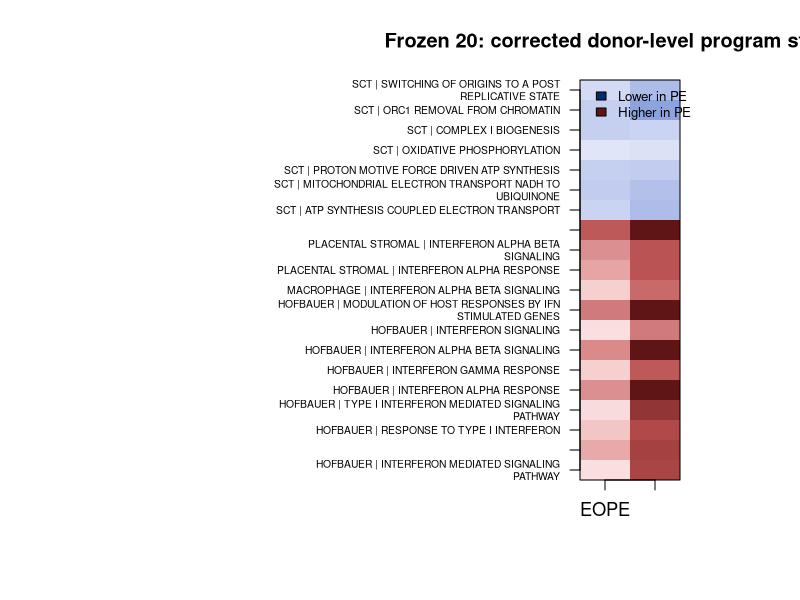
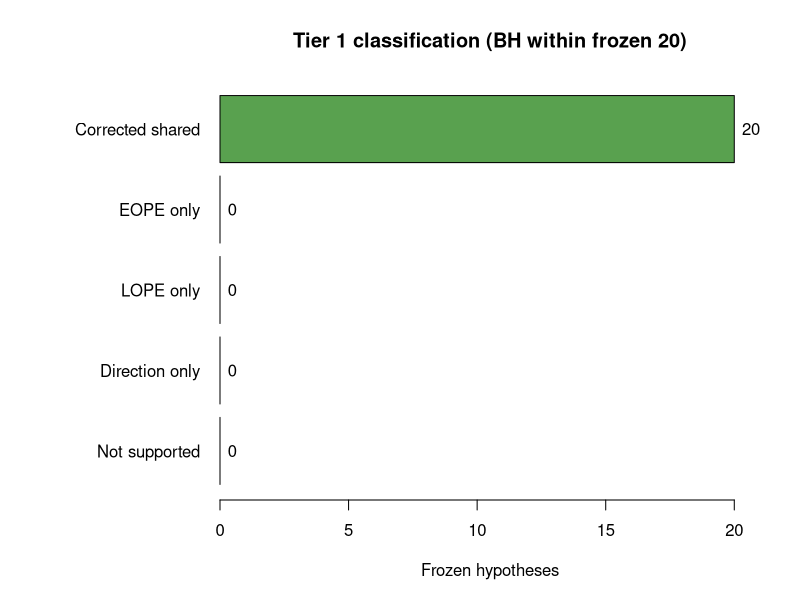
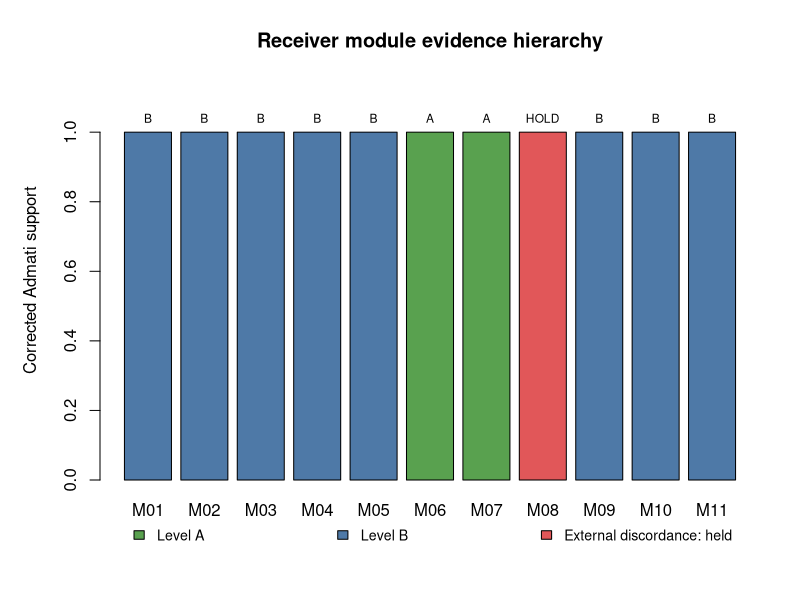

Generate these figures, in order, with R:
#!/usr/bin/env Rscript
suppressPackageStartupMessages(library(data.table))
args <- commandArgs(trailingOnly=TRUE)
root <- if(length(args)) normalizePath(args[1],winslash="/",mustWork=TRUE) else normalizePath(file.path(dirname(sub("^--file=","",commandArgs(FALSE)[grep("^--file=",commandArgs(FALSE))][1])),"../.."),winslash="/",mustWork=TRUE)
setwd(root)
out <- "results/02_phase2a2/figures"; dir.create(out,recursive=TRUE,showWarnings=FALSE)

t1 <- fread("results/02_phase2a2/corrected_analysis/frozen20_corrected_retest.csv")
short <- sub("^(GOBP|REACTOME|HALLMARK)_","",t1$gene_set)
short <- paste0(t1$celltype," | ",short)
short <- vapply(short,function(x)paste(strwrap(gsub("_"," ",x),width=48),collapse="\n"),character(1))
vals <- rbind(t1$corrected_effect_statistic_EOPE,t1$corrected_effect_statistic_LOPE)
lim <- quantile(abs(vals),.95,na.rm=TRUE); vals <- pmax(pmin(vals,lim),-lim)
cols <- hcl.colors(101,"Blue-Red 3")
png(file.path(out,"A_frozen20_corrected_direction.png"),1700,1500,res=150)
par(mar=c(6,29,4,6)); image(1:2,1:20,vals,col=cols,zlim=c(-lim,lim),axes=FALSE,xlab="",ylab="",main="Frozen 20: corrected donor-level program statistics")
axis(1,1:2,c("EOPE","LOPE"),cex.axis=1.1); axis(2,1:20,short,las=1,cex.axis=.62); box();
legend("topright",inset=c(-.17,0),xpd=TRUE,legend=c("Lower in PE","Higher in PE"),fill=c(cols[1],cols[length(cols)]),bty="n",cex=.8)
dev.off()

classes <- c("CORRECTED_SHARED_SUPPORT","EOPE_ONLY_SUPPORT","LOPE_ONLY_SUPPORT","DIRECTION_ONLY","NOT_SUPPORTED")
counts <- table(factor(t1$classification,levels=classes))
labels <- c("Corrected shared","EOPE only","LOPE only","Direction only","Not supported")
png(file.path(out,"B_tier1_classification.png"),1300,850,res=150)
par(mar=c(5,11,4,2)); bp<-barplot(rev(counts),names.arg=rev(labels),horiz=TRUE,las=1,col=rev(c("#59A14F","#4E79A7","#F28E2B","#EDC948","#E15759")),xlim=c(0,21),xlab="Frozen hypotheses",main="Tier 1 classification (BH within frozen 20)"); text(rev(counts)+.3,bp,labels=rev(counts),adj=0);dev.off()

h <- fread("results/02_phase2a2/evidence/receiver_module_evidence_hierarchy.csv")
levcols <- c(LEVEL_A="#59A14F",LEVEL_B="#4E79A7",UNCLASSIFIED_FROZEN_HIERARCHY_GAP="#E15759")
png(file.path(out,"C_corrected_module_status.png"),1300,850,res=150)
par(mar=c(6,5,4,2)); barplot(rep(1,nrow(h)),names.arg=sub("PROGRAM_MODULE_","M",h$program_module),col=levcols[h$evidence_level],ylim=c(0,1.15),ylab="Corrected Admati support",main="Receiver module evidence hierarchy"); text(seq(.7,by=1.2,length.out=nrow(h)),1.04,ifelse(h$phase2b_program_validation_candidate=="YES","A",ifelse(h$phase2b_program_validation_candidate=="YES_WITH_RESTRICTIONS","B","HOLD")),cex=.72); legend("bottom",inset=c(0,-.18),xpd=TRUE,horiz=TRUE,legend=c("Level A","Level B","External discordance: held"),fill=levcols,bty="n",cex=.85);dev.off()
